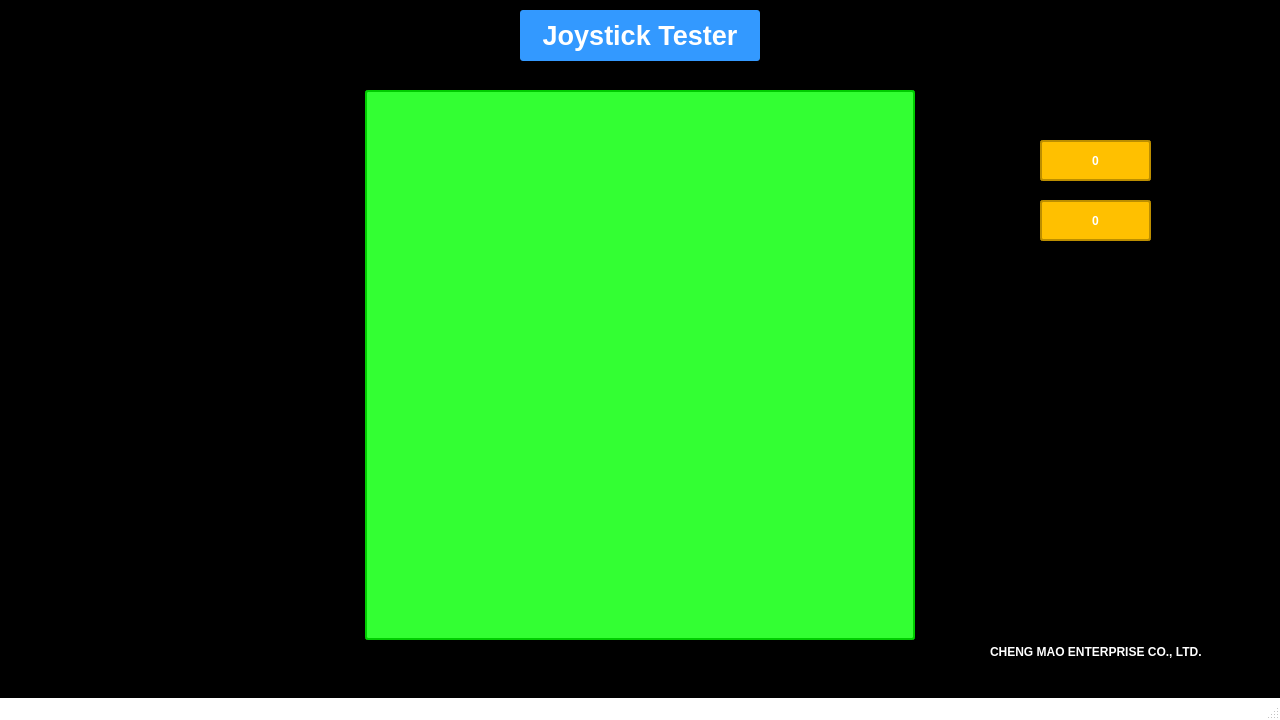
<?xml version="1.0" encoding="UTF-8"?>
<ui version="4.0">
 <class>MainWindow</class>
 <widget class="QMainWindow" name="MainWindow">
  <property name="geometry">
   <rect>
    <x>0</x>
    <y>0</y>
    <width>1280</width>
    <height>720</height>
   </rect>
  </property>
  <property name="windowTitle">
   <string>Joystick Tester</string>
  </property>
  <property name="windowIcon">
   <iconset resource="resource.qrc">
    <normaloff>:/resource/img/joystick_disconnect.png</normaloff>:/resource/img/joystick_disconnect.png</iconset>
  </property>
  <widget class="QWidget" name="centralWidget">
   <property name="styleSheet">
    <string notr="true">background-color:rgba(0, 0,0, 255) </string>
   </property>
   <widget class="QFrame" name="frame">
    <property name="geometry">
     <rect>
      <x>365</x>
      <y>90</y>
      <width>550</width>
      <height>550</height>
     </rect>
    </property>
    <property name="frameShape">
     <enum>QFrame::StyledPanel</enum>
    </property>
    <property name="frameShadow">
     <enum>QFrame::Raised</enum>
    </property>
    <widget class="QLabel" name="thumb">
     <property name="geometry">
      <rect>
       <x>0</x>
       <y>0</y>
       <width>550</width>
       <height>550</height>
      </rect>
     </property>
     <property name="autoFillBackground">
      <bool>false</bool>
     </property>
     <property name="styleSheet">
      <string notr="true">QLabel{color : white;background-color:rgba(51, 255, 51, 255);border: 2px solid rgba(0, 204, 0, 255);border-radius:3px}</string>
     </property>
     <property name="text">
      <string/>
     </property>
     <property name="scaledContents">
      <bool>true</bool>
     </property>
     <property name="alignment">
      <set>Qt::AlignCenter</set>
     </property>
    </widget>
    <widget class="QLabel" name="cursor">
     <property name="geometry">
      <rect>
       <x>260</x>
       <y>260</y>
       <width>30</width>
       <height>30</height>
      </rect>
     </property>
     <property name="styleSheet">
      <string notr="true">QLabel {background-color:rgba(0, 0, 0, 0)}</string>
     </property>
     <property name="text">
      <string/>
     </property>
     <property name="pixmap">
      <pixmap resource="resource.qrc">:/resource/img/cursor.png</pixmap>
     </property>
     <property name="scaledContents">
      <bool>true</bool>
     </property>
    </widget>
   </widget>
   <widget class="QLabel" name="btn_trigger">
    <property name="geometry">
     <rect>
      <x>220</x>
      <y>140</y>
      <width>35</width>
      <height>35</height>
     </rect>
    </property>
    <property name="text">
     <string/>
    </property>
    <property name="pixmap">
     <pixmap resource="resource.qrc">:/resource/img/button_release.png</pixmap>
    </property>
    <property name="scaledContents">
     <bool>true</bool>
    </property>
   </widget>
   <widget class="QLabel" name="title">
    <property name="geometry">
     <rect>
      <x>520</x>
      <y>10</y>
      <width>240</width>
      <height>51</height>
     </rect>
    </property>
    <property name="font">
     <font>
      <pointsize>20</pointsize>
      <weight>75</weight>
      <bold>true</bold>
     </font>
    </property>
    <property name="styleSheet">
     <string notr="true">QLabel{color : white;background-color:rgba(51, 153, 255, 255);border-radius:3px}</string>
    </property>
    <property name="text">
     <string>Joystick Tester</string>
    </property>
    <property name="textFormat">
     <enum>Qt::PlainText</enum>
    </property>
    <property name="alignment">
     <set>Qt::AlignCenter</set>
    </property>
   </widget>
   <widget class="QLabel" name="logo">
    <property name="geometry">
     <rect>
      <x>910</x>
      <y>630</y>
      <width>75</width>
      <height>43</height>
     </rect>
    </property>
    <property name="text">
     <string/>
    </property>
    <property name="pixmap">
     <pixmap resource="resource.qrc">:/resource/img/logo.png</pixmap>
    </property>
    <property name="scaledContents">
     <bool>true</bool>
    </property>
    <property name="alignment">
     <set>Qt::AlignCenter</set>
    </property>
   </widget>
   <widget class="QLabel" name="company">
    <property name="geometry">
     <rect>
      <x>990</x>
      <y>640</y>
      <width>281</width>
      <height>23</height>
     </rect>
    </property>
    <property name="font">
     <font>
      <weight>75</weight>
      <bold>true</bold>
     </font>
    </property>
    <property name="styleSheet">
     <string notr="true">QLabel{color : white;}</string>
    </property>
    <property name="text">
     <string>CHENG MAO ENTERPRISE CO., LTD.</string>
    </property>
   </widget>
   <widget class="QLabel" name="x_val">
    <property name="geometry">
     <rect>
      <x>1040</x>
      <y>140</y>
      <width>111</width>
      <height>41</height>
     </rect>
    </property>
    <property name="font">
     <font>
      <weight>75</weight>
      <bold>true</bold>
     </font>
    </property>
    <property name="styleSheet">
     <string notr="true">QLabel{color : white;background-color:rgba(255, 192, 0, 255);border: 2px solid rgba(188, 142, 0, 255);border-radius:3px}</string>
    </property>
    <property name="text">
     <string>0</string>
    </property>
    <property name="alignment">
     <set>Qt::AlignCenter</set>
    </property>
   </widget>
   <widget class="QLabel" name="y_val">
    <property name="geometry">
     <rect>
      <x>1040</x>
      <y>200</y>
      <width>111</width>
      <height>41</height>
     </rect>
    </property>
    <property name="font">
     <font>
      <weight>75</weight>
      <bold>true</bold>
     </font>
    </property>
    <property name="styleSheet">
     <string notr="true">QLabel{color : white;background-color:rgba(255, 192, 0, 255);border: 2px solid rgba(188, 142, 0, 255);border-radius:3px}</string>
    </property>
    <property name="text">
     <string>0</string>
    </property>
    <property name="alignment">
     <set>Qt::AlignCenter</set>
    </property>
   </widget>
   <widget class="QLabel" name="label_3">
    <property name="geometry">
     <rect>
      <x>1160</x>
      <y>150</y>
      <width>71</width>
      <height>23</height>
     </rect>
    </property>
    <property name="font">
     <font>
      <weight>75</weight>
      <bold>true</bold>
     </font>
    </property>
    <property name="text">
     <string>X-Axis</string>
    </property>
    <property name="alignment">
     <set>Qt::AlignCenter</set>
    </property>
   </widget>
   <widget class="QLabel" name="label_4">
    <property name="geometry">
     <rect>
      <x>1160</x>
      <y>210</y>
      <width>71</width>
      <height>23</height>
     </rect>
    </property>
    <property name="font">
     <font>
      <weight>75</weight>
      <bold>true</bold>
     </font>
    </property>
    <property name="text">
     <string>Y-Axis</string>
    </property>
    <property name="alignment">
     <set>Qt::AlignCenter</set>
    </property>
   </widget>
   <widget class="QLabel" name="btn_thumb">
    <property name="geometry">
     <rect>
      <x>220</x>
      <y>200</y>
      <width>35</width>
      <height>35</height>
     </rect>
    </property>
    <property name="text">
     <string/>
    </property>
    <property name="pixmap">
     <pixmap resource="resource.qrc">:/resource/img/button_release.png</pixmap>
    </property>
    <property name="scaledContents">
     <bool>true</bool>
    </property>
   </widget>
   <widget class="QLabel" name="btn_thumb2">
    <property name="geometry">
     <rect>
      <x>220</x>
      <y>260</y>
      <width>35</width>
      <height>35</height>
     </rect>
    </property>
    <property name="text">
     <string/>
    </property>
    <property name="pixmap">
     <pixmap resource="resource.qrc">:/resource/img/button_release.png</pixmap>
    </property>
    <property name="scaledContents">
     <bool>true</bool>
    </property>
   </widget>
   <widget class="QLabel" name="btn_top">
    <property name="geometry">
     <rect>
      <x>220</x>
      <y>320</y>
      <width>35</width>
      <height>35</height>
     </rect>
    </property>
    <property name="text">
     <string/>
    </property>
    <property name="pixmap">
     <pixmap resource="resource.qrc">:/resource/img/button_release.png</pixmap>
    </property>
    <property name="scaledContents">
     <bool>true</bool>
    </property>
   </widget>
   <widget class="QLabel" name="btn_top2">
    <property name="geometry">
     <rect>
      <x>220</x>
      <y>380</y>
      <width>35</width>
      <height>35</height>
     </rect>
    </property>
    <property name="text">
     <string/>
    </property>
    <property name="pixmap">
     <pixmap resource="resource.qrc">:/resource/img/button_release.png</pixmap>
    </property>
    <property name="scaledContents">
     <bool>true</bool>
    </property>
   </widget>
   <widget class="QLabel" name="btn_pinkie">
    <property name="geometry">
     <rect>
      <x>220</x>
      <y>440</y>
      <width>35</width>
      <height>35</height>
     </rect>
    </property>
    <property name="text">
     <string/>
    </property>
    <property name="pixmap">
     <pixmap resource="resource.qrc">:/resource/img/button_release.png</pixmap>
    </property>
    <property name="scaledContents">
     <bool>true</bool>
    </property>
   </widget>
   <widget class="QLabel" name="label_2">
    <property name="geometry">
     <rect>
      <x>180</x>
      <y>140</y>
      <width>35</width>
      <height>35</height>
     </rect>
    </property>
    <property name="text">
     <string>1</string>
    </property>
    <property name="alignment">
     <set>Qt::AlignCenter</set>
    </property>
   </widget>
   <widget class="QLabel" name="label_5">
    <property name="geometry">
     <rect>
      <x>180</x>
      <y>200</y>
      <width>35</width>
      <height>35</height>
     </rect>
    </property>
    <property name="text">
     <string>2</string>
    </property>
    <property name="alignment">
     <set>Qt::AlignCenter</set>
    </property>
   </widget>
   <widget class="QLabel" name="label_6">
    <property name="geometry">
     <rect>
      <x>180</x>
      <y>260</y>
      <width>35</width>
      <height>35</height>
     </rect>
    </property>
    <property name="text">
     <string>3</string>
    </property>
    <property name="alignment">
     <set>Qt::AlignCenter</set>
    </property>
   </widget>
   <widget class="QLabel" name="label_7">
    <property name="geometry">
     <rect>
      <x>180</x>
      <y>320</y>
      <width>35</width>
      <height>35</height>
     </rect>
    </property>
    <property name="text">
     <string>4</string>
    </property>
    <property name="alignment">
     <set>Qt::AlignCenter</set>
    </property>
   </widget>
   <widget class="QLabel" name="label_8">
    <property name="geometry">
     <rect>
      <x>180</x>
      <y>380</y>
      <width>35</width>
      <height>35</height>
     </rect>
    </property>
    <property name="text">
     <string>5</string>
    </property>
    <property name="alignment">
     <set>Qt::AlignCenter</set>
    </property>
   </widget>
   <widget class="QLabel" name="label_9">
    <property name="geometry">
     <rect>
      <x>180</x>
      <y>440</y>
      <width>35</width>
      <height>35</height>
     </rect>
    </property>
    <property name="text">
     <string>6</string>
    </property>
    <property name="alignment">
     <set>Qt::AlignCenter</set>
    </property>
   </widget>
   <zorder>logo</zorder>
   <zorder>frame</zorder>
   <zorder>btn_trigger</zorder>
   <zorder>title</zorder>
   <zorder>company</zorder>
   <zorder>x_val</zorder>
   <zorder>y_val</zorder>
   <zorder>label_3</zorder>
   <zorder>label_4</zorder>
   <zorder>btn_thumb</zorder>
   <zorder>btn_thumb2</zorder>
   <zorder>btn_top</zorder>
   <zorder>btn_top2</zorder>
   <zorder>btn_pinkie</zorder>
   <zorder>label_2</zorder>
   <zorder>label_5</zorder>
   <zorder>label_6</zorder>
   <zorder>label_7</zorder>
   <zorder>label_8</zorder>
   <zorder>label_9</zorder>
  </widget>
  <widget class="QStatusBar" name="statusBar">
   <property name="styleSheet">
    <string notr="true">QStatusBar{color : green;background-color:rgba(255, 255, 255, 255);}</string>
   </property>
  </widget>
 </widget>
 <layoutdefault spacing="6" margin="11"/>
 <resources>
  <include location="resource.qrc"/>
 </resources>
 <connections/>
</ui>
